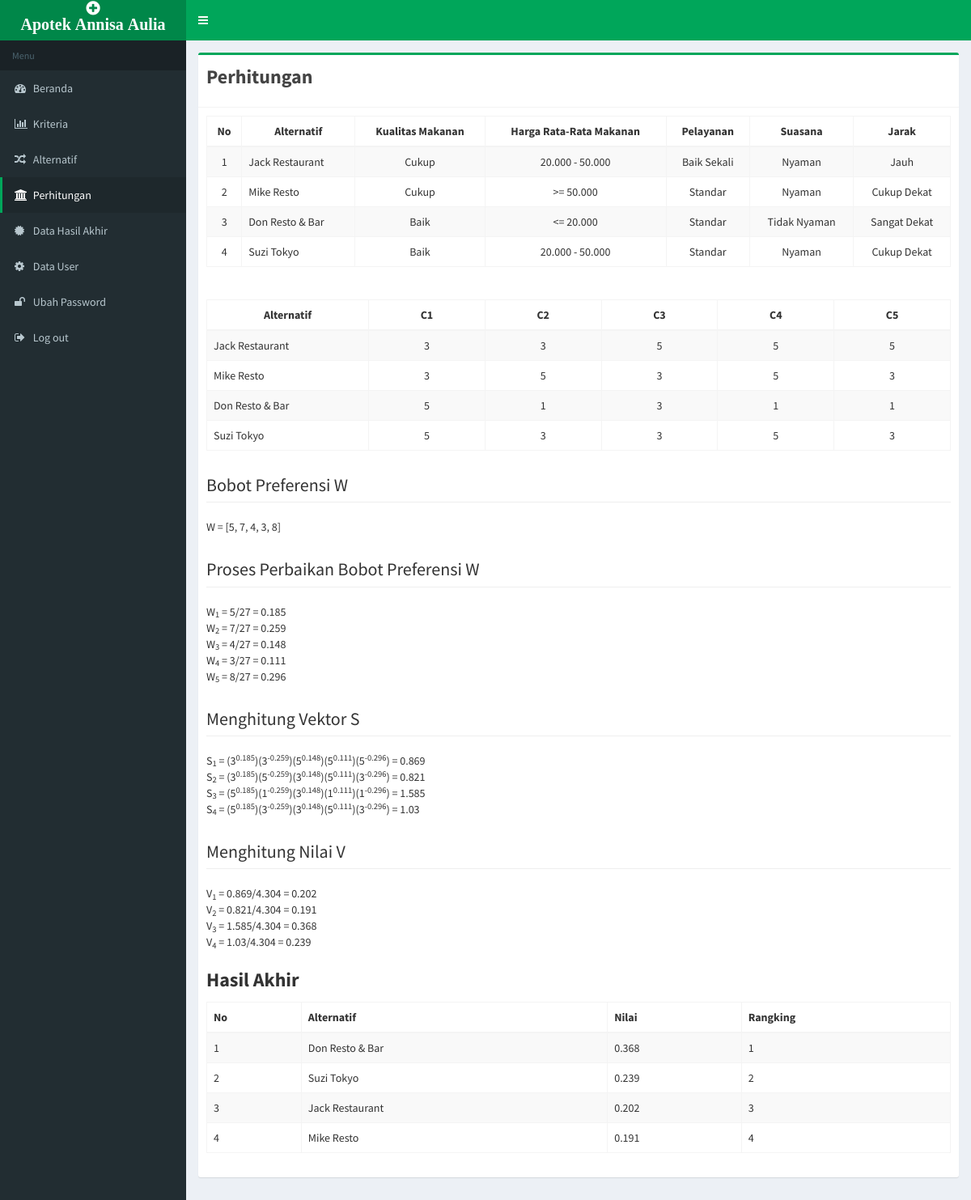
Page /index.php?page=penilaian (signed in) on the committed database.
### tables this page shows
CREATE TABLE `kriteria` (
  `id_kriteria` int(5) NOT NULL,
  `kode_kriteria` varchar(5) NOT NULL,
  `nama_kriteria` varchar(50) NOT NULL,
  `bobot` int(5) NOT NULL,
  `tipe` enum('cost','benefit') NOT NULL
);

CREATE TABLE `alternatif` (
  `id_alternatif` int(5) NOT NULL,
  `nama_alternatif` varchar(50) NOT NULL
);

CREATE TABLE `subkriteria` (
  `id_subkriteria` int(5) NOT NULL,
  `id_kriteria` int(5) NOT NULL,
  `nama_subkriteria` varchar(50) NOT NULL,
  `bobot` int(5) NOT NULL
);

### penilaian.php (the view, shortened to what this page needs)
<?php
$list_data = '';
$list_data .= '
<thead>
	<tr>
		<th>No</th>
		<th>Alternatif</th>';
$q2 = "select * from kriteria order by kode_kriteria";
$q2 = mysqli_query($con, $q2);
while ($r2 = mysqli_fetch_array($q2)) {
	$list_data .= '<th>' . $r2['nama_kriteria'] . '</th>';
}
$list_data .= '
	</tr>
</thead>
<tbody>';
$no = 0;
$q = mysqli_query($con, "select * from alternatif order by id_alternatif");
while ($r = mysqli_fetch_array($q)) {
	$id_alternatif = $r['id_alternatif'];
	$no++;
	$list_data .= '
	<tr>
		<td align="center">' . $no . '</td>
		<td>' . $r['nama_alternatif'] . '</td>';
	$q2 = "select id_kriteria from kriteria order by id_kriteria";
	$q2 = mysqli_query($con, $q2);
	while ($r2 = mysqli_fetch_array($q2)) {
		$rk = mysqli_fetch_array(mysqli_query($con, "select id_subkriteria from opt_alternatif where id_kriteria=" . $r2['id_kriteria'] . " AND id_alternatif=" . $id_alternatif));
		$rk2 = mysqli_fetch_array(mysqli_query($con, "select nama_subkriteria from subkriteria where id_subkriteria=" . $rk['id_subkriteria']));
		$list_data .= '<td align="center">' . $rk2['nama_subkriteria'] . '</td>';
	}
	$list_data .= '
	</tr>';
}
$list_data .= '</tbody>';
$list_data2 = '';
$list_data2 .= '
<thead>
	<tr>
		<th>Alternatif</th>';
$q2 = "select kode_kriteria from kriteria order by kode_kriteria";
$q2 = mysqli_query($con, $q2);
while ($r2 = mysqli_fetch_array($q2)) {
	$list_data2 .= '<th>' . $r2['kode_kriteria'] . '</th>';
}
$list_data2 .= '
	</tr>
</thead>
<tbody>';
$q = mysqli_query($con, "select * from alternatif order by id_alternatif");
while ($r = mysqli_fetch_array($q)) {
	$id_alternatif = $r['id_alternatif'];
	$list_data2 .= '
	<tr>
		<td width="200">' . $r['nama_alternatif'] . '</td>';
	$q2 = "select id_kriteria from kriteria order by id_kriteria";
	$q2 = mysqli_query($con, $q2);
	while ($r2 = mysqli_fetch_array($q2)) {
		$rk = mysqli_fetch_array(mysqli_query($con, "select id_subkriteria from opt_alternatif where id_kriteria=" . $r2['id_kriteria'] . " AND id_alternatif=" . $id_alternatif));
		$rk2 = mysqli_fetch_array(mysqli_query($con, "select bobot from subkriteria where id_subkriteria=" . $rk['id_subkriteria']));
		$list_data2 .= '<td align="center">' . $rk2['bobot'] . '</td>';
	}
	$list_data2 .= '
	</tr>';
}
$list_data2 .= '</tbody>';
include "wp.php";
?>
<div class="box box-success">
	<div class="box-header with-border">
	<p style="font-size:x-large;"><b>Perhitungan</b>
	</div>
	<div class="box-body">
		<div class='table-responsive'>
			<table class='table table-striped table-bordered tabel-header'>
				<?php echo $list_data; ?>
			</table>
		</div>
		<?php if ($tampilkan_perhitungan) { ?>
			<br>
			<div class='table-responsive'>
				<table class='table table-striped table-bordered tabel-header'>
					<?php echo $list_data2; ?>
				</table>
			</div>
		<?php
			echo $var_rumus;
		}
		?>
		<br>
		<p style="font-size:x-large;"><b>Hasil Akhir</b>
		<div class='table-responsive'>
			<table class='table table-bordered table-striped'>
				<thead>
					<tr>
						<th>No</th>
						<th>Alternatif</th>
						<th>Nilai</th>
						<th>Rangking</th>
					</tr>
				</thead>
				<tbody>
					<?php echo $list_rekomendasi; ?>
				</tbody>
			</table>
		</div>
	</div>
</div>

### index.php (shortened to what this page needs)
<?php
if (isset($_SESSION['LOG_USER'])) {
?>
  <!DOCTYPE html>
  <html>
  <head>
    <link rel="stylesheet" href="assets/css/bootstrap.min.css">
    <link href="assets/datatables/css/dataTables.bootstrap.min.css" rel="stylesheet">
    <link rel="stylesheet" href="assets/css/font-awesome.min.css">
    <link href="assets/bootstrap-select/bootstrap-select.css" rel="stylesheet">
    <link rel="stylesheet" href="assets/css/AdminLTE.min.css">
    <link rel="stylesheet" href="assets/css/skins/skin-green.min.css">
    <link rel="stylesheet" href="assets/css/custom.css">
  </head>
  <body class="hold-transition skin-green sidebar-mini">
    <div class="wrapper">
      <header class="main-header">
        <a href="#" class="logo">
          <i class="fa fa-plus-circle">
            <span class="logo-lg"><b>Apotek Annisa Aulia</b></span>
          </i>
        </a>
        <nav class="navbar navbar-static-top" role="navigation">
          <a href="#" class="sidebar-toggle" data-toggle="offcanvas" role="button">
          </a>
        </nav>
      </header>
      <aside class="main-sidebar">
        <section class="sidebar">
          <ul class="sidebar-menu">
            <li class="header">Menu</li>
            <?php include "menu.php"; ?>
          </ul>
        </section>
      </aside>
      <div class="content-wrapper">
        <section class="content">
          <?php include "content.php"; ?>
        </section>
      </div>
    </div>
  </body>
  </html>
<?php
} else {
  include "formlogin.php";
}
?>

### menu.php
<?php
$page = '';
if (isset($_GET['page'])) {
	$page = $_GET['page'];
}
?>
<li <?php if ($page == "") echo 'class="active"'; ?>><a href="index.php"><i class="fa fa-tachometer"></i> <span>Beranda</span></a></li>
<li <?php if ($page == "kriteria" || $page == "update_kriteria" || $page == "subkriteria" || $page == "update_subkriteria") echo 'class="active"'; ?>><a href="?page=kriteria"><i class="fa fa-bar-chart "></i> <span>Kriteria</span></a></li>
<li <?php if ($page == "alternatif" || $page == "update_alternatif" || $page == "lihat_alternatif") echo 'class="active"'; ?>><a href="?page=alternatif"><i class="fa fa-random"></i> <span>Alternatif</span></a></li>
<li <?php if ($page == "penilaian") echo 'class="active"'; ?>><a href="?page=penilaian"><i class="fa fa-university"></i> <span>Perhitungan</span></a></li>
<li <?php if ($page == "hasilakhir") echo 'class="active"'; ?>><a href="?page=hasilakhir"><i class="fa fa-certificate "></i> <span>Data Hasil Akhir</span></a></li>
<li <?php if ($page == "admin" || $page == "update_admin") echo 'class="active"'; ?>><a href="?page=admin"><i class="fa fa-cog"></i> <span>Data User</span></a></li>
<li <?php if ($page == "password") echo 'class="active"'; ?>><a href="?page=password"><i class="fa fa-unlock"></i> <span>Ubah Password</span></a></li>
<li><a href="logout.php"><i class="fa fa-sign-out"></i> <span>Log out</span></a></li>

### content.php (shortened to what this page needs)
<?php
switch ($page) {
	case 'penilaian':
		include "penilaian.php";
		break;
}

### wp.php (shortened to what this page needs)
<?php
$jml_nol_koma = 3;
$tampilkan_perhitungan = true;
$var_rumus = '';
$rjum = mysqli_fetch_array(mysqli_query($con, "select sum(bobot) as jumbobot from kriteria"));
$jumbobot = $rjum['jumbobot'];
$rumus1 = "";
$rumus2 = "";
$rumus1 .= 'W = [';
$i = 1;
$query = mysqli_query($con, "select bobot from kriteria order by id_kriteria");
while ($r = mysqli_fetch_array($query)) {
	$w[$i] = round(($r['bobot'] / $jumbobot), $jml_nol_koma);
	$rumus1 .= $r['bobot'] . ", ";
	$rumus2 .= 'W<sub>' . $i . '</sub> = ' . $r['bobot'] . '/' . $jumbobot . ' = ' . $w[$i] . '<br>';
	$i++;
}
$rumus1 = substr($rumus1, 0, -2);
$rumus1 .= ']<br>';
$var_rumus .= '<h3 class="page-header">Bobot Preferensi W</h3>';
$var_rumus .= $rumus1;
$var_rumus .= '<br><h3 class="page-header">Proses Perbaikan Bobot Preferensi W</h3>';
$var_rumus .= $rumus2;
$var_rumus .= '<br><h3 class="page-header">Menghitung Vektor S</h3>';
$jumv = 0;
$i = 1;
$query = mysqli_query($con, "select id_alternatif from alternatif order by id_alternatif");
while ($r = mysqli_fetch_array($query)) {
	$jums = 1;
	$j = 1;
	$var_rumus .= "S<sub>" . $i . "</sub> = ";
	$query2 = mysqli_query($con, "select id_kriteria,tipe from kriteria order by id_kriteria");
	while ($r2 = mysqli_fetch_array($query2)) {
		$rn = mysqli_fetch_array(mysqli_query($con, "select id_subkriteria from opt_alternatif where id_alternatif='" . $r['id_alternatif'] . "' AND id_kriteria='" . $r2['id_kriteria'] . "'"));
		$rsub = mysqli_fetch_array(mysqli_query($con, "select bobot from subkriteria where id_subkriteria=" . $rn['id_subkriteria']));
		$bobot = $rsub['bobot'];
		if ($r2['tipe'] == "benefit") {
			$jums = $jums * POW($bobot, $w[$j]);
			$var_rumus .= "(" . $bobot . "<sup>" . $w[$j] . "</sup>)";
		} elseif ($r2['tipe'] == "cost") {
			$jums = $jums * POW($bobot, (-1 * $w[$j]));
			$var_rumus .= "(" . $bobot . "<sup>-" . $w[$j] . "</sup>)";
		}
		$j++;
	}
	$s[$i] = round($jums, $jml_nol_koma);
	$var_rumus .= " = " . $s[$i] . "<br>";
	$jumv = $jumv + $jums;
	$i++;
}
$hasil = array();
$i = 1;
$jumv = round($jumv, $jml_nol_koma);
$var_rumus .= '<br><h3 class="page-header">Menghitung Nilai V</h3>';
$query = mysqli_query($con, "select id_alternatif from alternatif order by id_alternatif");
while ($r = mysqli_fetch_array($query)) {
	$id_alternatif = $r['id_alternatif'];
	$v[$i] = round(($s[$i] / $jumv), $jml_nol_koma);
	$hasil[$i]["id_alternatif"] = $id_alternatif;
	$hasil[$i]["nilai"] = $v[$i];
	$var_rumus .= "V<sub>" . $i . "</sub> = " . $s[$i] . "/" . $jumv . " = " . $v[$i] . "<br>";
	$i++;
}
array_sort_by_column($hasil, 'nilai');
$no = 0;
$i = 0;
$list_rekomendasi = '';
foreach ($hasil as $arr) {
	$no++;
	$i++;
	$ralternatif = mysqli_fetch_array(mysqli_query($con, "select nama_alternatif from alternatif where id_alternatif='" . $arr['id_alternatif'] . "'"));
	$list_rekomendasi .= '
	<tr>
	<td>' . $no . '</td>
	<td>' . $ralternatif['nama_alternatif'] . '</td>
	<td>' . round($arr['nilai'], $jml_nol_koma) . '</td>
	<td>' . $i . '</td>
	</tr>
	';
}

### assets/css/custom.css (style rules this page uses)
.tabel-header > thead > tr > th { vertical-align: middle; text-align:center; background: #FFFFFF; }

### rows in the picture
kriteria: nama_kriteria "Kualitas Makanan", subkriteria.nama_subkriteria "Cukup", subkriteria.nama_subkriteria "Baik", kode_kriteria "C1", subkriteria.bobot "3", subkriteria.bobot "5", bobot "5", jumbobot "27", i "0.185", j "0.185"
kriteria: nama_kriteria "Harga Rata-Rata Makanan", subkriteria.nama_subkriteria "20.000 - 50.000", subkriteria.nama_subkriteria ">= 50.000", subkriteria.nama_subkriteria "<= 20.000", kode_kriteria "C2", subkriteria.bobot "3", subkriteria.bobot "5", subkriteria.bobot "1", bobot "7", jumbobot "27", i "0.259", j "0.259"
kriteria: nama_kriteria "Pelayanan", subkriteria.nama_subkriteria "Baik Sekali", subkriteria.nama_subkriteria "Standar", kode_kriteria "C3", subkriteria.bobot "5", subkriteria.bobot "3", bobot "4", jumbobot "27", i "0.148", j "0.148"
kriteria: nama_kriteria "Suasana", subkriteria.nama_subkriteria "Nyaman", subkriteria.nama_subkriteria "Tidak Nyaman", kode_kriteria "C4", subkriteria.bobot "5", subkriteria.bobot "1", bobot "3", jumbobot "27", i "0.111", j "0.111"
kriteria: nama_kriteria "Jarak", subkriteria.nama_subkriteria "Jauh", subkriteria.nama_subkriteria "Cukup Dekat", subkriteria.nama_subkriteria "Sangat Dekat", kode_kriteria "C5", subkriteria.bobot "5", subkriteria.bobot "3", subkriteria.bobot "1", bobot "8", jumbobot "27", i "0.296", j "0.296"
alternatif: nama_alternatif "Jack Restaurant", i "0.869", i "0.202", nilai "0.202"
alternatif: nama_alternatif "Mike Resto", i "0.821", i "0.191", nilai "0.191"
alternatif: nama_alternatif "Don Resto & Bar", i "1.585", i "0.368", nilai "0.368"
alternatif: nama_alternatif "Suzi Tokyo", i "1.03", i "0.239", nilai "0.239"

### other values in the picture
$var_rumus "W = [5, 7, 4, 3, 8"
